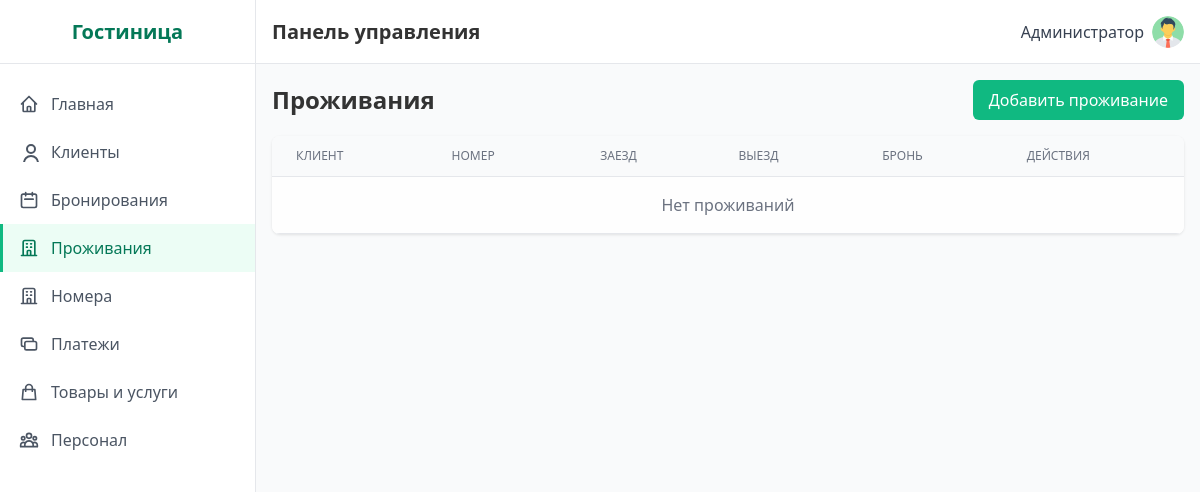
The page /accommodations/ (signed in) on the database as committed earlier.
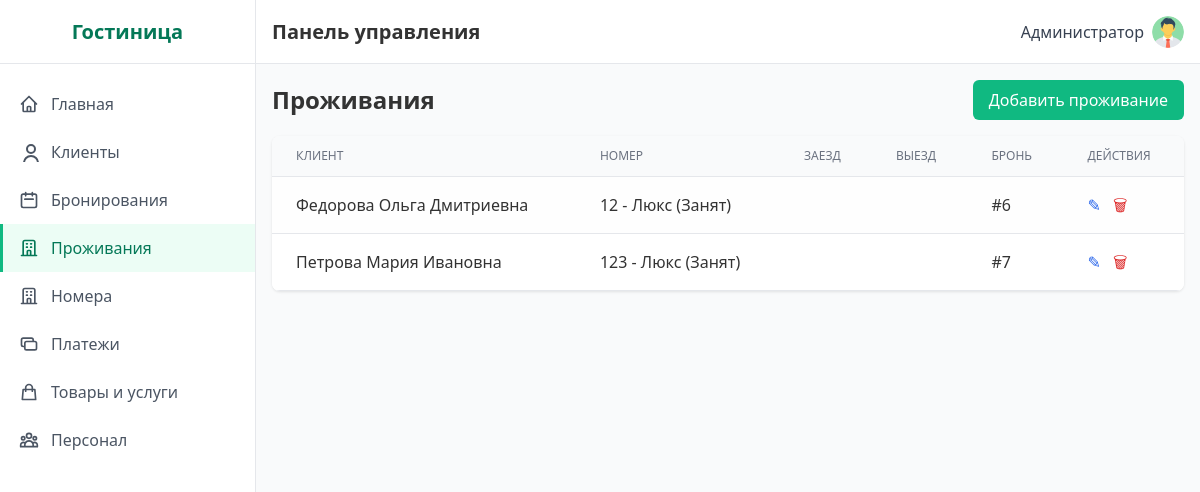
The same page on the database as committed later.
### hotel/models.py (models this page shows, shortened)
class Accommodation(models.Model):
    ACCOMMODATION_STATUS_CHOICES = [
        ('Проживает', 'Проживает'),
        ('Выехал', 'Выехал'),
    ]
    booking = models.OneToOneField(Booking, on_delete=models.CASCADE, verbose_name='Бронирование', related_name='accommodation')
    actual_checkin_date = models.DateField('Фактическая дата заезда')
    actual_checkout_date = models.DateField('Фактическая дата выезда', null=True, blank=True)
    status = models.CharField('Статус проживания', max_length=50, choices=ACCOMMODATION_STATUS_CHOICES, default='Проживает')
    class Meta:
        verbose_name = 'Проживание'
        verbose_name_plural = 'Проживания'

class Booking(models.Model):
    BOOKING_STATUS_CHOICES = [
        ('Новый', 'Новый'),
        ('Подтвержден', 'Подтвержден'),
        ('Оплачен', 'Оплачен'),
        ('Отменен', 'Отменен'),
        ('Завершен', 'Завершен'),
    ]
    client = models.ForeignKey(Client, on_delete=models.CASCADE, verbose_name='Клиент', related_name='bookings')
    room = models.ForeignKey(Room, on_delete=models.CASCADE, verbose_name='Номер', related_name='bookings')
    checkin_date = models.DateField('Дата заезда')
    checkout_date = models.DateField('Дата выезда')
    total_price = models.DecimalField('Общая стоимость', max_digits=10, decimal_places=2, blank=True, null=True)
    status = models.CharField('Статус бронирования', max_length=50, choices=BOOKING_STATUS_CHOICES, default='Новый')
    created_at = models.DateTimeField('Дата создания', auto_now_add=True)
    updated_at = models.DateTimeField('Дата обновления', auto_now=True)
    class Meta:
        verbose_name = 'Бронирование'
        verbose_name_plural = 'Бронирования'
        ordering = ['-created_at']

class Client(models.Model):
    first_name = models.CharField('Имя', max_length=100)
    last_name = models.CharField('Фамилия', max_length=100)
    middle_name = models.CharField('Отчество', max_length=100)
    phone = models.CharField('Телефон', max_length=20, unique=True)
    email = models.EmailField('Email', max_length=100, unique=True)
    passport_data = models.CharField('Паспортные данные', max_length=50, unique=True)
    registration_date = models.DateField('Дата регистрации', default=timezone.now)
    class Meta:
        verbose_name = 'Клиент'
        verbose_name_plural = 'Клиенты'
        ordering = ['-registration_date', 'last_name']
    def get_full_name(self):
        return f"{self.last_name} {self.first_name} {self.middle_name}"

class Room(models.Model):
    ROOM_STATUS_CHOICES = [
        ('Свободен', 'Свободен'),
        ('Занят', 'Занят'),
        ('На обслуживании', 'На обслуживании'),
        ('Требует уборки', 'Требует уборки'),
    ]
    room_type = models.ForeignKey(RoomType, on_delete=models.CASCADE, verbose_name='Тип номера', related_name='rooms')
    status = models.CharField('Статус номера', max_length=50, choices=ROOM_STATUS_CHOICES, default='Свободен')
    building = models.ForeignKey(Building, on_delete=models.CASCADE, verbose_name='Здание', related_name='rooms')
    room_number = models.CharField('Номер комнаты', max_length=20)
    class Meta:
        verbose_name = 'Номер'
        verbose_name_plural = 'Номера'
        unique_together = ['building', 'room_number']
    def __str__(self):
        return f"{self.room_number} - {self.room_type.name} ({self.status})"

class RoomType(models.Model):
    name = models.CharField('Название типа', max_length=100)
    price_per_night = models.DecimalField('Стоимость за ночь', max_digits=10, decimal_places=2)
    class Meta:
        verbose_name = 'Тип номера'
        verbose_name_plural = 'Типы номеров'

### hotel/views.py (the view)
# urls.py: path('accommodations/', views.AccommodationListView.as_view(), name='accommodation_list'),
class AccommodationListView(ProtectedView, ListView):
    model = Accommodation
    template_name = 'hotel/accommodations_list.html'
    context_object_name = 'accommodations'

### templates/hotel/accommodation_list.html (shortened to what this page needs)
{% extends 'base.html' %}
{% block content %}
<div class="mb-8">
  <div class="flex justify-between items-center mb-4">
    <h2 class="text-2xl font-semibold">Проживания</h2>
    <a href="{% url 'accommodation_add' %}" class="btn-primary">Добавить проживание</a>
  </div>
  <div class="bg-white rounded-lg shadow overflow-hidden">
    <table class="min-w-full divide-y divide-gray-200">
      <thead class="bg-gray-50">
        <tr>
          <th class="px-6 py-3 text-left text-xs font-medium text-gray-500 uppercase">Клиент</th>
          <th class="px-6 py-3 text-left text-xs font-medium text-gray-500 uppercase">Номер</th>
          <th class="px-6 py-3 text-left text-xs font-medium text-gray-500 uppercase">Заезд</th>
          <th class="px-6 py-3 text-left text-xs font-medium text-gray-500 uppercase">Выезд</th>
          <th class="px-6 py-3 text-left text-xs font-medium text-gray-500 uppercase">Бронь</th>
          <th class="px-6 py-3 text-left text-xs font-medium text-gray-500 uppercase">Действия</th>
        </tr>
      </thead>
      <tbody class="bg-white divide-y divide-gray-200">
        {% for acc in accommodations %}
        <tr>
          <td class="px-6 py-4">{{ acc.booking.client.get_full_name }}</td>
          <td class="px-6 py-4">{{ acc.booking.room }}</td>
          <td class="px-6 py-4">{{ acc.checkin_date }}</td>
          <td class="px-6 py-4">{{ acc.checkout_date }}</td>
          <td class="px-6 py-4">#{{ acc.booking.id }}</td>
          <td class="px-6 py-4 space-x-2">
            <a href="{% url 'accommodation_edit' acc.pk %}" class="text-blue-600 hover:underline">✎</a>
            <a href="{% url 'accommodation_delete' acc.pk %}" class="text-red-600 hover:underline">🗑</a>
          </td>
        </tr>
        {% empty %}
        <tr>
          <td colspan="6" class="px-6 py-4 text-center text-gray-500">Нет проживаний</td>
        </tr>
        {% endfor %}
      </tbody>
    </table>
  </div>
</div>
{% endblock %}

Rows that differ between the two databases and show on the page:
added Accommodation: booking.client.get_full_name "Федорова Ольга Дмитриевна", booking.room "12 - Люкс (Занят)", booking.id "6"
added Accommodation: booking.client.get_full_name "Петрова Мария Ивановна", booking.room "123 - Люкс (Занят)", booking.id "7"
Other text that changed with them:
text no longer shown: "Нет проживаний"
